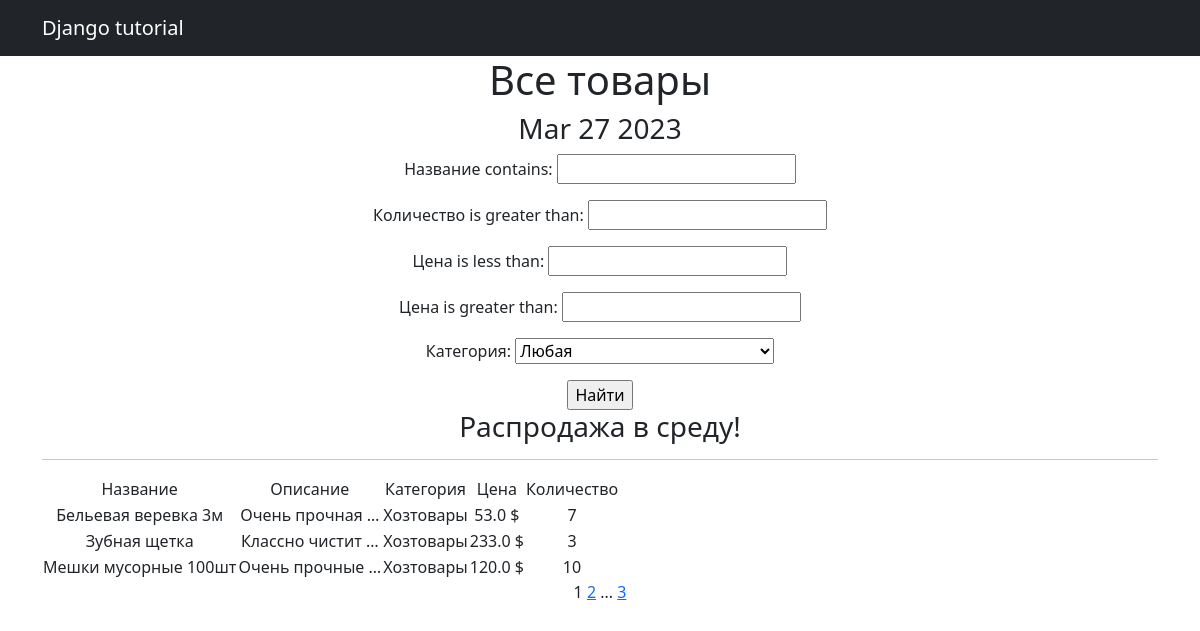
Before: /products/ with the older database file.
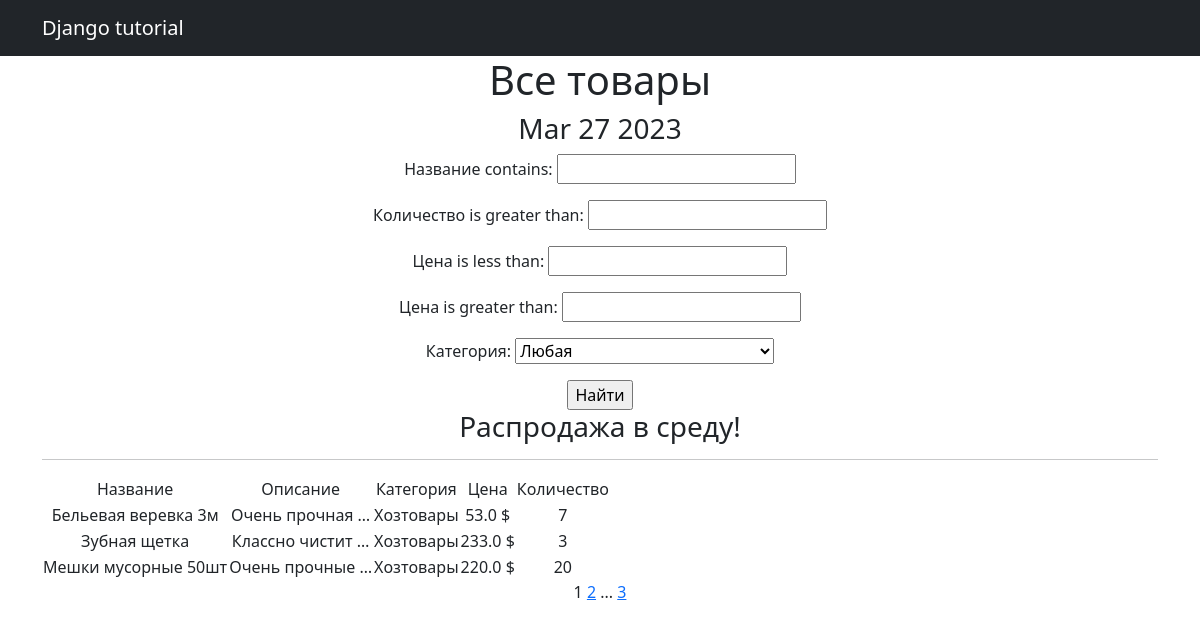
After: the same page with the newer database file.
### simpleapp/models.py (models this page shows, shortened)
class Product(models.Model):
    name = models.CharField(
        max_length=50,
        unique=True,  # названия товаров не должны повторяться
        verbose_name='Название',
    )
    description = models.TextField(verbose_name='Описание')
    quantity = models.IntegerField(
        validators=[MinValueValidator(0)],
        verbose_name='Количество',
    )
    category = models.ForeignKey(
        to='Category',
        on_delete=models.CASCADE,
        related_name='products',  # все продукты в категории будут доступны через поле products
        verbose_name='Категория'
    )
    price = models.FloatField(
        validators=[MinValueValidator(0.0)],
        verbose_name='Цена',
    )
    class Meta:  #  Возвращает название категории во множественном или единственном числе в админпанеле
        verbose_name = 'Товар'
        verbose_name_plural = 'Товары'

class Category(models.Model):
    name = models.CharField(max_length=100, unique=True, verbose_name='Категория')
    def __str__(self):
        return f'{self.name.title()}'
    class Meta:  #  Возвращает название категории во множественном или единственном числе в админпанеле
        verbose_name = 'Категория'
        verbose_name_plural = 'Категории'

### simpleapp/views.py (the view)
# urls.py: path('', ProductsList.as_view(), name='product_list'),
class ProductsList(ListView):
    model = Product
    ordering = 'name'
    template_name = 'products.html'
    context_object_name = 'products'
    paginate_by = 3  # вот так мы можем указать количество записей на странице
    def get_queryset(self):
        queryset = super().get_queryset()
        self.filterset = ProductFilter(self.request.GET, queryset)
        return self.filterset.qs
    def get_context_data(self, **kwargs):
        context = super().get_context_data(**kwargs)
        context['next_sale'] = "Распродажа в среду!"
        context['filterset'] = self.filterset
        return context

### simpleapp/templatetags/custom_filters.py (called while the page is built)
@register.filter()
def currency(value, code='rub'):
   postfix = CURRENCIES_SYMBOLS[code]
   return f'{value} {postfix}'

### simpleapp/templatetags/custom_tags.py (called while the page is built)
@register.simple_tag()
def current_time(format_string='%b %d %Y'):
    return datetime.utcnow().strftime(format_string)

@register.simple_tag(takes_context=True)
def url_replace(context, **kwargs):
    d = context['request'].GET.copy()
    for k, v in kwargs.items():
        d[k] = v
    return d.urlencode()

### templates/products.html (shortened to what this page needs)
{% extends 'flatpages/default.html' %}
{% load custom_filters %}
{% load custom_tags %}
{% block content %}
    <h1>Все товары</h1>
    <h3>{% current_time '%b %d %Y' %}</h3>
    <form action="" method="get">
       {{ filterset.form.as_p }}
       <input type="submit" value="Найти" />
    </form>
    <h3> {{ next_sale|default_if_none:"Чуть позже сообщим о распродаже!" }} </h3>
    <hr>
    {% if products %}
        <table>
            <tr>
                <td>Название</td>
                <td>Описание</td>
                <td>Категория</td>
                <td>Цена</td>
                <td>Количество</td>
            </tr>
            {% for product in products %}
            <tr>
                <td>{{ product.name }}</td>
                <td>{{ product.description|truncatewords:2 }}</td>
                <td>{{ product.category.name }}</td>
               <td>{{ product.price|currency:"usd" }}</td>
               <td>{{ product.quantity }}</td>
            </tr>
            {% endfor %}
        </table>
    {% else %}
        <h2>Товаров нет!</h2>
    {% endif %}
    {{ page_obj.number }}
    {% if page_obj.has_next %}
        <a href="?{% url_replace page=page_obj.next_page_number %}">{{ page_obj.next_page_number }}</a>
        {% if paginator.num_pages != page_obj.next_page_number %}
            ...
            <a href="?{% url_replace page=page_obj.paginator.num_pages %}">{{ page_obj.paginator.num_pages }}</a>
        {% endif %}
    {% endif %}
{% endblock content %}

Changed rows visible on the page:
changed Product "Очень прочные …": name "Мешки мусорные 100шт" → "Мешки мусорные 50шт"; price "120.0 $" → "220.0 $"; quantity "10" → "20"
